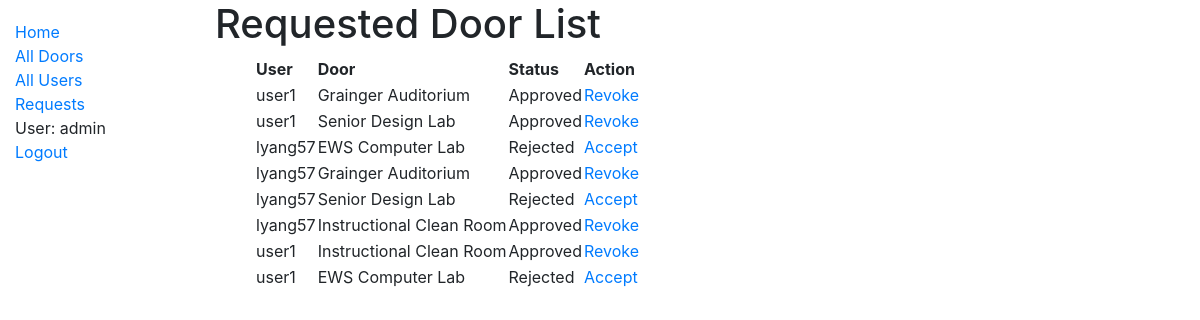
Before: /catalog/doors/requests/ (signed in) with the older database file.
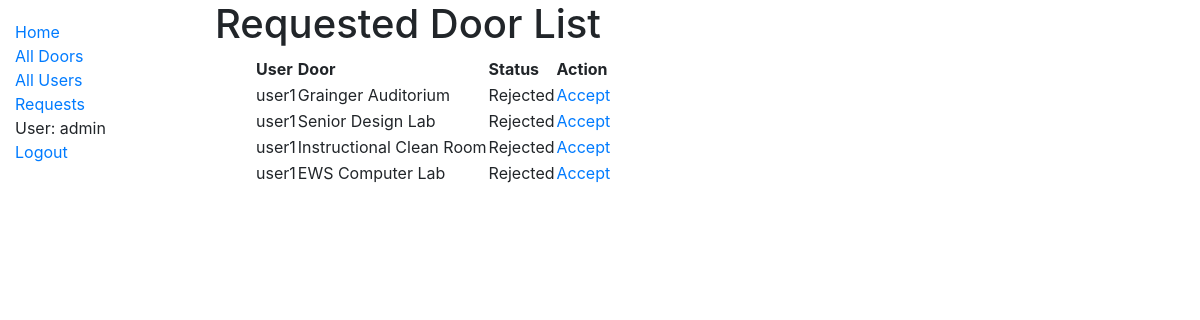
After: the same page with the newer database file.
### accounts/models.py (models this page shows, shortened)
class User(AbstractUser):
    username_validator = UnicodeUsernameValidator()
    username = models.CharField(max_length=150, unique=True, help_text='Required. 150 characters or fewer. Letters, digits and @/./+/-/_ only.', validators=[username_validator], error_messages={'unique': "A user with that username already exists.",},)
    first_name = models.CharField(max_length=150)
    last_name = models.CharField(max_length=150)
    email = models.EmailField(max_length=75, blank=True)
    created_at = models.DateTimeField(auto_now_add=True)
    updated_at = models.DateTimeField(auto_now=True)
    is_active = models.BooleanField(default=True)
    user_public_key = models.CharField(max_length=256, default='0')
    user_private_key = models.CharField(max_length=256, default='0')
    doors = models.ManyToManyField('catalog.Door', related_name='assigned_doors', null=True, blank=True)
    EMAIL_FIELD = 'email'
    USERNAME_FIELD = 'username'
    REQUIRED_FIELDS = ['email']
    class Meta:
        ordering = ['last_name', 'first_name']
    def __str__(self):
        return f'{self.username}'

### catalog/models.py (models this page shows, shortened)
class DoorRequest(models.Model):
    APPROVED = 'approved'
    REJECTED = 'rejected'
    PENDING = 'pending'
    STATUS = (
        (APPROVED, 'Approved'),
        (REJECTED, 'Rejected'),
        (PENDING, 'Pending'),
    )
    status = models.CharField(max_length=50, choices=STATUS, default=PENDING)
    user = models.ForeignKey(User, on_delete=models.CASCADE)
    door = models.ForeignKey(Door, on_delete=models.CASCADE)

class Door(models.Model):
    door_name = models.CharField(max_length=100)
    location = models.CharField(max_length=100)
    door_public_key = models.CharField(max_length=256, default='0')
    door_private_key = models.CharField(max_length=256, default='0')
    def __str__(self):
        return self.door_name

### catalog/views.py (the view)
# urls.py: path('doors/requests/', views.RequestListView.as_view(), name='requested-doors'),
class RequestListView(UserPassesTestMixin, LoginRequiredMixin, generic.ListView):
    model = DoorRequest
    paginate_by = 10
    template_name = 'catalog/requested_doors_list.html'
    context_object_name = 'door_requests'
    def test_func(self):
        return self.request.user.is_superuser

### catalog/templates/catalog/requested_doors_list.html
{% extends "base_generic.html" %}
{% block content %}
    <h1>Requested Door List</h1>
    {% if door_requests %}
        <ul>
            <table>
                <thead>
                <th>User</th>
                <th>Door</th>
                <th>Status</th>
                <th>Action</th>
                </thead>
                <tbody>
                {% for door_request in door_requests %}
                    <tr>
                        <td>{{ door_request.user }}</td>
                        <td>{{ door_request.door }}</td>
                        <td>{{ door_request.get_status_display }}</td>
                        <td>
                            {% if door_request.status == 'pending' %}
                                <a href="{% url 'request-update' pk=door_request.id status='approved' %}">Accept</a>
                                <br>
                                <a href="{% url 'request-update' pk=door_request.id status='rejected' %}">Reject</a>
                            {% elif door_request.status == 'approved' %}
                                <a href="{% url 'request-update' pk=door_request.id status='rejected' %}">Revoke</a>
                            {% elif door_request.status == 'rejected' %}
                                <a href="{% url 'request-update' pk=door_request.id status='approved' %}">Accept</a>
                            {% endif %}
                        </td>
                    </tr>
                {% endfor %}
                </tbody>
            </table>
        </ul>
    {% else %}
        <p>There are no door in the collection.</p>
    {% endif %}
{% endblock %}

### catalog/templates/base_generic.html (shortened to what this page needs)
<!DOCTYPE html>
<html lang="en">
<head>
    <link rel="stylesheet" href="https://stackpath.bootstrapcdn.com/bootstrap/4.1.3/css/bootstrap.min.css"
>
    {% load static %}
    <link rel="stylesheet" href="{% static 'css/styles.css' %}">
</head>
<body>
<div class="container-fluid">
    <div class="row">
        <div class="col-sm-2">
            {% block sidebar %}
                <ul class="sidebar-nav">
                    <li><a href="{% url 'index' %}">Home</a></li>
                    <li><a href="{% url 'doors' %}">All Doors</a></li>
                    {% if user.is_authenticated and user.is_superuser %}
                        <li><a href="{% url 'users' %}">All Users</a></li>
                        <li><a href="{% url 'requested-doors' %}">Requests</a></li>
                    {% endif %}
                    {% if user.is_authenticated %}
                        <li>User: {{ user.get_username }}</li>
                        <li><a href="{% url 'logout' %}?next={{ request.path }}">Logout</a></li>
                    {% else %}
                        <li><a href="{% url 'login' %}?next={{ request.path }}">Login</a></li>
                    {% endif %}
                </ul>
            {% endblock %}
        </div>
        <div class="col-sm-10 ">{% block content %}{% endblock %}
        </div>
    </div>
</body>
</html>

### catalog/static/css/styles.css (style rules this page uses)
.sidebar-nav { margin-top: 20px; padding: 0; list-style: none; }

Changed rows visible on the page:
removed DoorRequest: user "lyang57", door "EWS Computer Lab", status "Rejected", shows "Accept"
removed DoorRequest: user "lyang57", door "Grainger Auditorium", status "Approved", shows "Revoke"
removed DoorRequest: user "lyang57", door "Senior Design Lab", status "Rejected", shows "Accept"
removed DoorRequest: user "lyang57", door "Instructional Clean Room", status "Approved", shows "Revoke"
changed DoorRequest "Grainger Auditorium": status "Approved" → "Rejected"; status "Revoke" → "Accept"
changed DoorRequest "Senior Design Lab": status "Approved" → "Rejected"; status "Revoke" → "Accept"
changed DoorRequest "Instructional Clean Room": status "Approved" → "Rejected"; status "Revoke" → "Accept"
